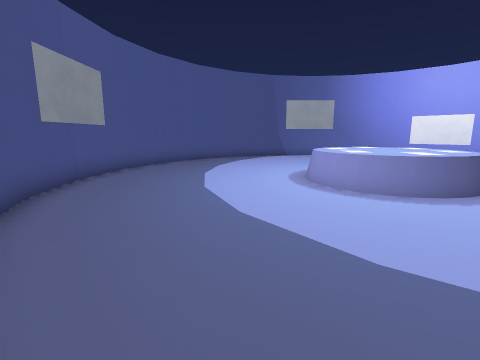
View 1 (above)

12 first-person views from a walk through a level from a Godot 3-D game. The camera is 1.4 m above the floor, tilts 10° down and sees 85° across. The floor is counted in squares, 1 m on a side. Each view is taken from the middle of a square. On the plan, view 1 faces up. The plan holds only what a view shows up to about 13 squares ahead; the rest is blank. Surface patterns are stand-ins for the level's own textures.

View 2
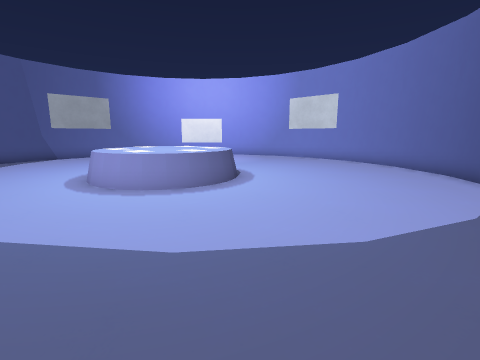

View 3
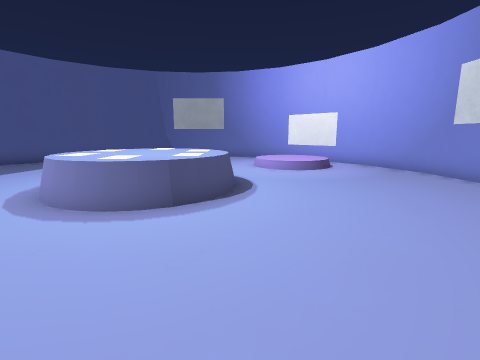

View 4
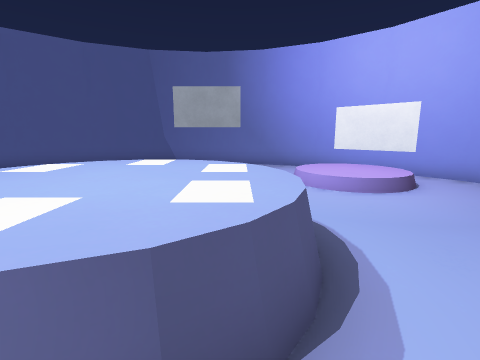

View 5
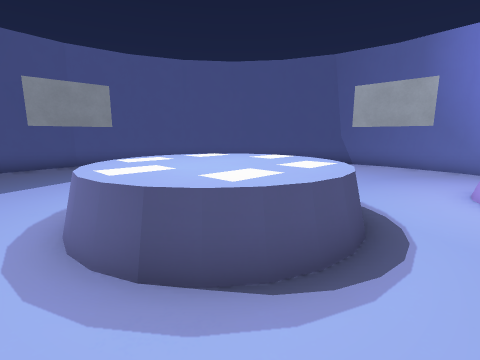

View 6
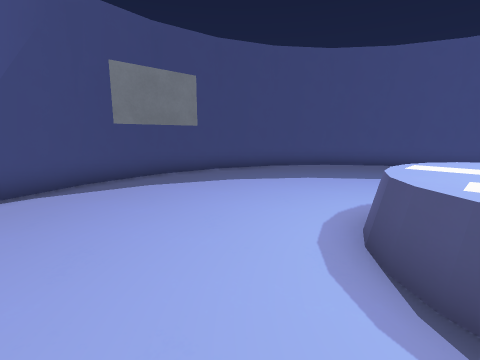

View 7
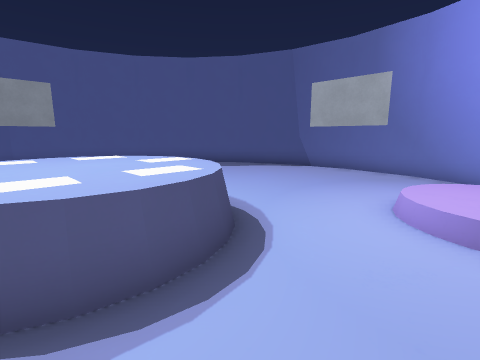

View 8
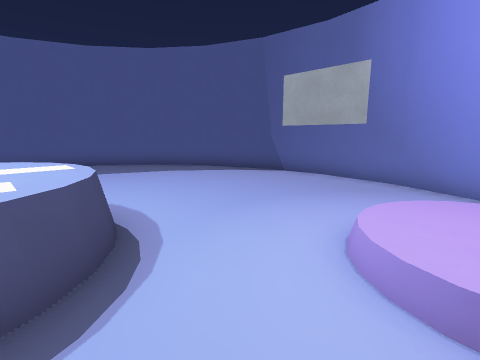

View 9
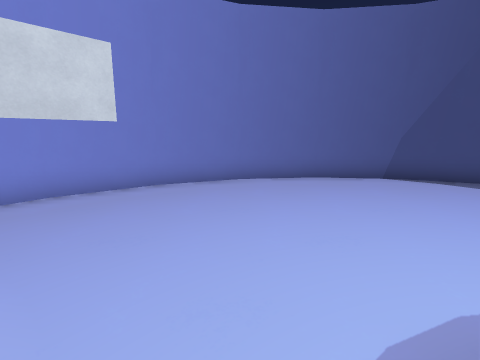

View 10
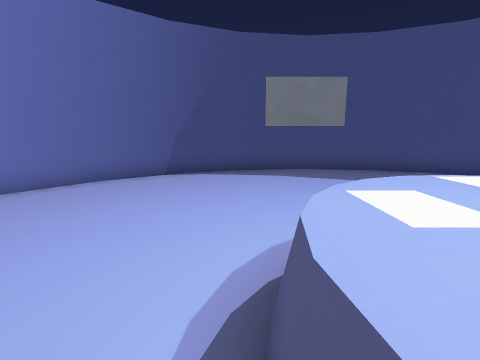

View 11
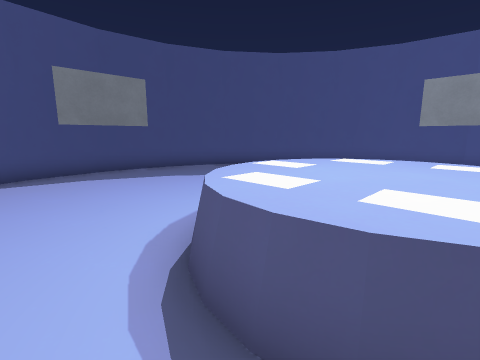

View 12
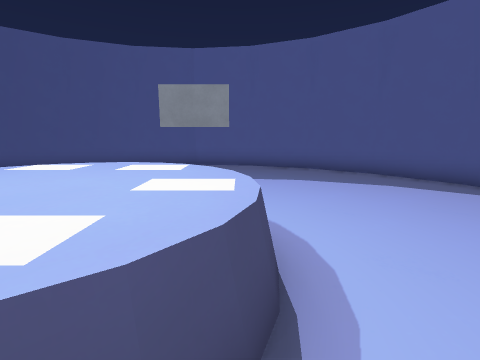

### Floor plan
Key: @ floor where view 1 was taken; # wall or solid block; . main floor; : floor 0.25 m higher than the main floor; / step, stairs or slope; = window, fence, low wall or low ledge; ^ raised ledge; O other object.
Columns run from 5 left of view 1 to 14 right of it. Each row starts with its distance up from view 1.
 18        ######
 17     ####....####
 16    ##..........#
 15   ##...........##
 14  ##...........:####
 13  #...........:::/.#
 12 ##...........:://.##
 11 #.............//...#
 10 #.......=^O=.......#
  9 #.......OOOO.......#
  8 #......^O^^O^......#
  7 #.......OOOO.......#
  6 #.......=^^=.......#
  5 #..................#
  4 ##................##
  3  #................#
  2  ##..............##
  1   ##............##
  0    ##@.........##
 -1     ####....####
 -2        ######

Where each view was taken, in squares from view 1:
view 1: 0 up, 0 right, facing up
view 2: 0 up, 0 right, facing up-right
view 3: 1 up, 7 right, facing up
view 4: 5 up, 6 right, facing up
view 5: 5 up, 8 right, facing up-left
view 6: 7 up, 9 right, facing down-left
view 7: 7 up, 9 right, facing up-left
view 8: 9 up, 9 right, facing up-left
view 9: 9 up, 7 right, facing down-right
view 10: 9 up, 7 right, facing down
view 11: 9 up, 8 right, facing down-left
view 12: 10 up, 7 right, facing left
